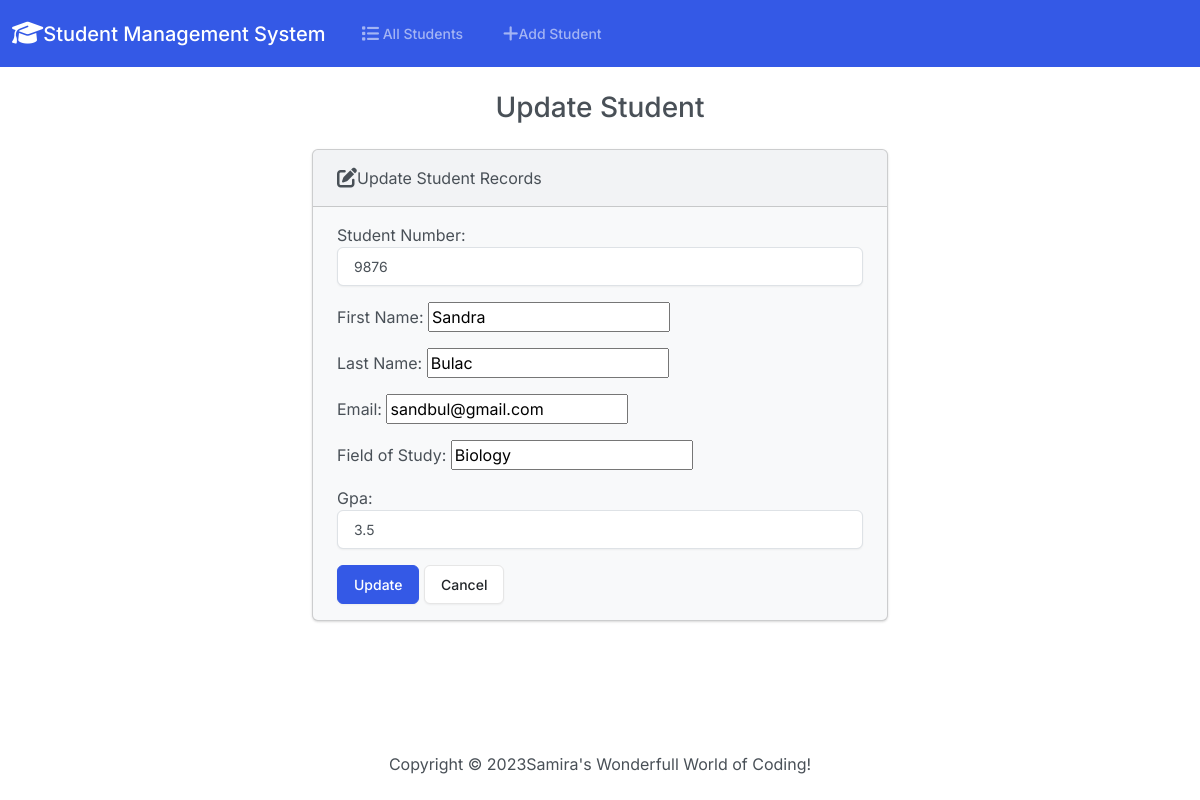
Before: /edit/3/ with the older database file.
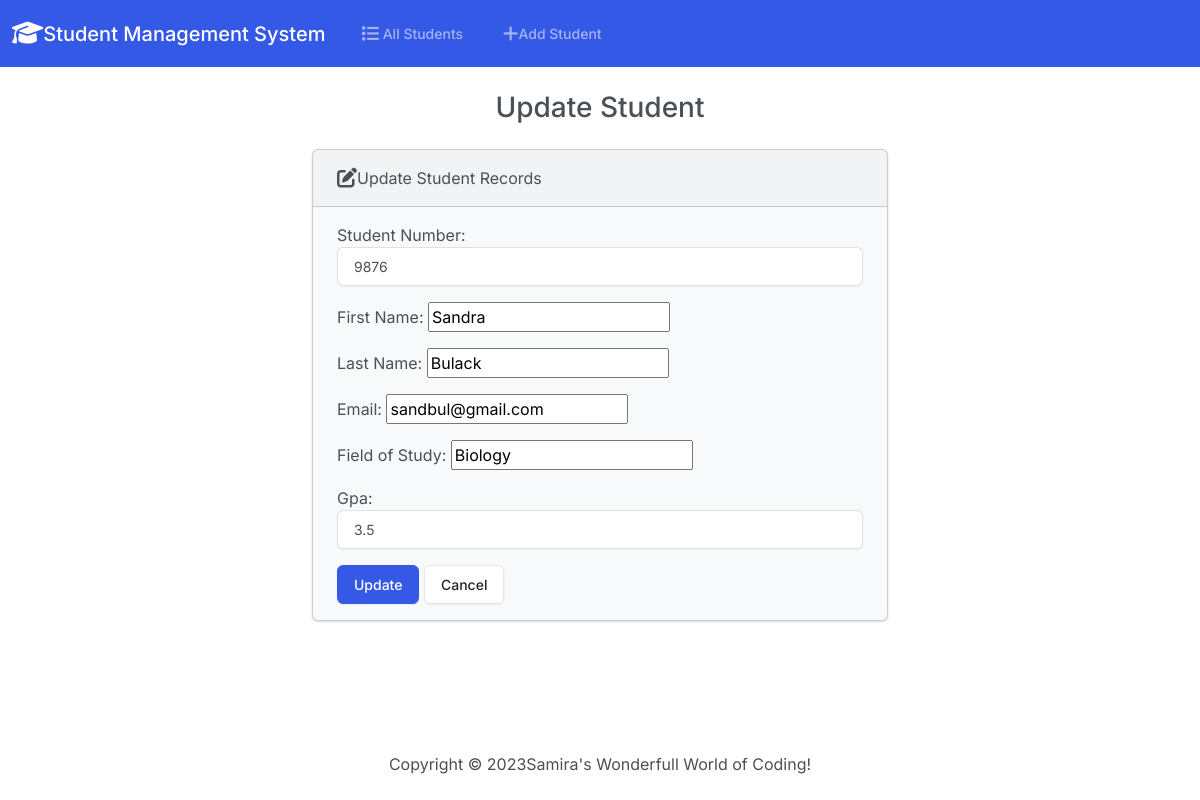
After: the same page with the newer database file.
### students/models.py (models this page shows, shortened)
class Student(models.Model):
    student_number = models.PositiveSmallIntegerField()
    first_name = models.CharField(max_length=50)
    last_name = models.CharField(max_length=50)
    email = models.EmailField(max_length=100)
    field_of_study = models.CharField(max_length=50)
    gpa = models.FloatField()

### students/views.py (the view)
# urls.py: path('edit/<int:id>/', views.edit, name='edit'),
def edit(request, id):
    if request.method == 'POST':
      student = Student.objects.get(pk=id)
      form = StudentForm(request.POST, instance=student)
      if form.is_valid():
          form.save(),
          return render(request, 'students/edit.html', {
              'form': form,
              'success': True
            })
    else:
        student = Student.objects.get(pk=id)
        form = StudentForm(instance=student)
    return render(request, 'students/edit.html', {
        'form': form
    })

### students/forms.py
class StudentForm(forms.ModelForm):
    class Meta:
        model = Student
        fields = ['student_number', 'first_name', 'last_name', 'email', 'field_of_study', 'gpa']
        labels = {
            'student_number': 'Student Number',
            'first_name' : 'First Name',
            'last_name': 'Last Name',
            'email': 'Email',
            'field_of_study' : 'Field of Study',
            'pga' : 'GPA'
        }
        widgets = {
            'student_number' : forms.NumberInput(attrs={'class': 'form-control'}),
            'first_name': forms.TextInput(attrs={'class': 'form-contrl'}),
            'last_name': forms.TextInput(attrs={'class': 'form-contrl'}),
            'email': forms.EmailInput(attrs={'class': 'form-contrl'}),
            'field_of_study': forms.TextInput(attrs={'class': 'form-contrl'}),
            'gpa' : forms.NumberInput(attrs={'class': 'form-control'}),
        }

### students/templates/students/edit.html (shortened to what this page needs)
{% extends "students/base.html" %}
{% block body %}
    <h3 class="text-center m-4">Update Student</h3>
    {% if success %}
        <div class="alert alert-succcess" roll="alert">
            The student updated successfuly.
            <a href="{% url 'index' %}" class="alert-link">Go to Home Page</a>
        </div>
    {% else %}
        <div class="row justify-content-center">
            <div class="col-6">
                <div class="card bg-light mb-3">
                    <div class="card-header">
                        <i class="fa-solid fa-pen-to-square fa-lg"></i>Update Student Records
                    </div>
                    <div class="card-body">
                        <form action="" method="POST">
                            {{ form.as_p }}
                            <button type="submit" class="btn btn-primary">Update</button>
                            <a href="{% url 'index' %}" class="btn btn-secondary">Cancel</a>
                        </form>
                    </div>
                </div>
            </div>
        </div>
    {% endif %}
{% endblock %}

Changed rows visible on the page:
changed Student "Sandra": last_name "Bulac" → "Bulack"
